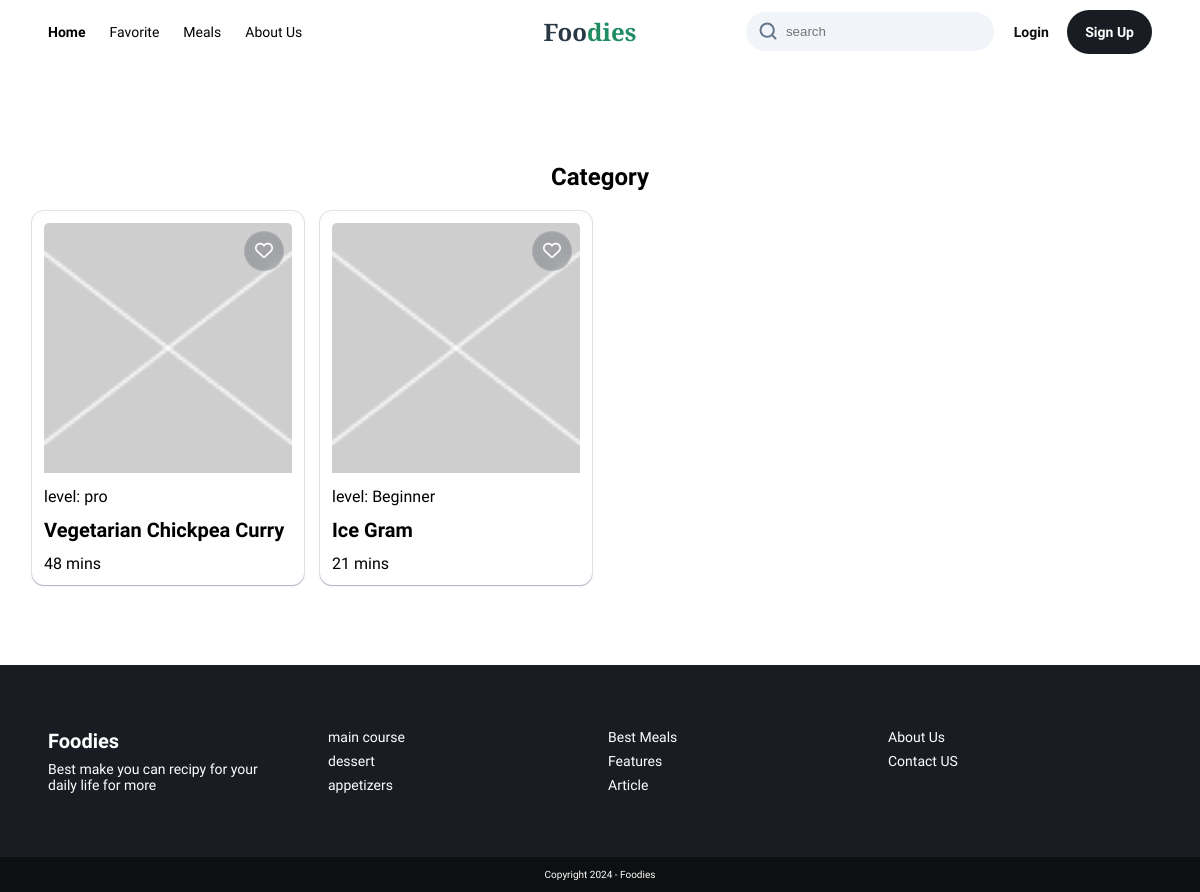
Page /6/Category on the earlier database version.
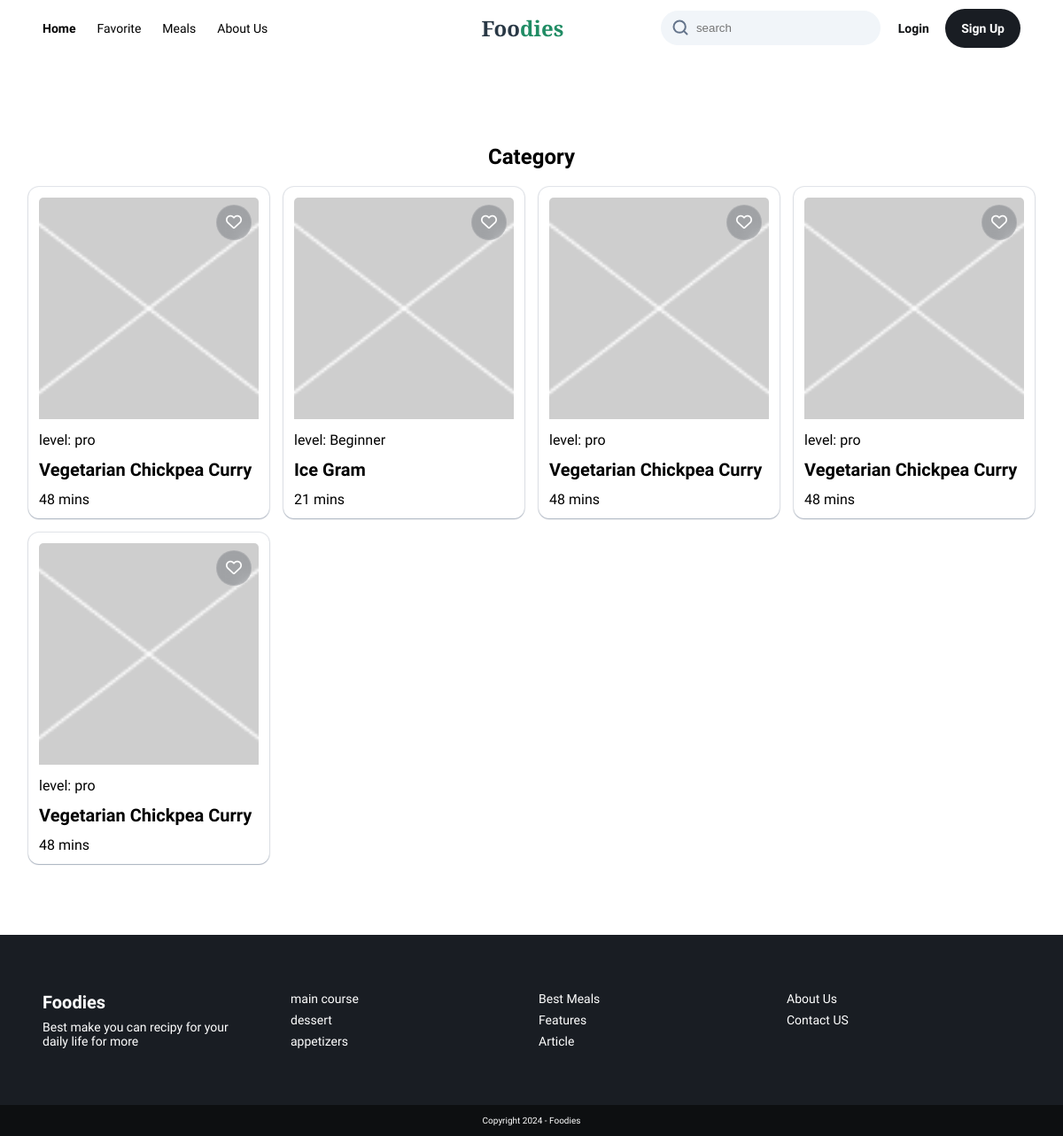
Same page on the later database version.
### recipes/models.py (models this page shows, shortened)
class Recipe(models.Model):
    id = models.AutoField(primary_key=True)
    date = models.DateField(auto_now_add=True)
    name = models.CharField(max_length=100)
    publisher = models.ForeignKey(Publisher, on_delete=models.CASCADE, related_name="PublishInfo")
    description = models.TextField(null=False, blank=False)
    duration = models.PositiveIntegerField(null=True, blank=True)
    level = models.ForeignKey(Level, on_delete=models.CASCADE, name='Level')
    category = models.ForeignKey(Category, on_delete=models.CASCADE, related_name="recipes")
    ingredients = models.ManyToManyField(Ingredient, through='RecipeIngredient', related_name='recipes')
    steps = models.TextField(null=False, blank=False)
    image_link = models.CharField(max_length=1000, default='defaultImage')

class Level(models.Model):
    name = models.CharField(max_length=100)
    def __str__(self):
        return f"level: {self.name}"

### recipes/views.py (the view)
# urls.py: path('<int:category_id>/Category', views.get_category, name="get_category"),
def get_category(request, category_id):
    bookmarks = None
    recipes = Recipe.objects.filter(category__id=category_id)
    categories_with_recipes = Category.objects.annotate(num_recipes=Count('recipes'))
    categories_with_recipes = categories_with_recipes.filter(num_recipes__gt=0)
    if request.user.is_authenticated:
        user = request.user
        bookmarks = Bookmark.objects.filter(user=user)
    return render(request, 'recipes/category.html', {
        "recipes": recipes,
        "bookmarks": bookmarks,
        'Categories': categories_with_recipes,
    })

### recipes/templatetags/divisibleby.py (called while the page is built)
@register.filter(name='divisibleby')
def divisibleby(number, divisor):
    return number % divisor == 0

### templates/recipes/category.html (shortened to what this page needs)
{% load static %}
{% load bookmark_filter %}
{% load divisibleby %}
<!DOCTYPE html>
<html lang="en">
<head>
    <link rel="stylesheet" href="{% static 'recipes/style/header.css' %}?{% now 'U' %} ">
    <link rel="stylesheet" href="{% static 'recipes/style/favorite.css' %}?{% now "U" %}"/>
</head>
<body>
<header>
    <div class="left-side hide-mobile">
        <nav class="hide-mobile">
            <ul>
                <li class="active"><a href="{% url 'index' %}">Home</a></li>
                <li><a href="{% url 'favorite' %}">Favorite</a></li>
                <li class="select-container">
                    <p class="select-paragraph">Meals</p>
                </li>
                <li><a href="{% url 'AboutUs' %}">About Us</a></li>
            </ul>
        </nav>
    </div>
    <div class="logo">
        <h1>
            <a href="{% url 'index' %}">Foo<span>dies</span></a>
        </h1>
    </div>
    <div class="right-side">
        <form class="search-field">
            <input type="search" class="input-field" placeholder="search"/>
        </form>
        <div>
            {% if request.user.is_authenticated %}
                <a href="{% url 'users:profile' %}">
                    <img src="{% static 'Assets/profile.svg' %}" alt="profile icon" width="40px" height="40px">
                </a>
            {% else %}
                <div class="hide-mobile verification-btn ">
                    <a class="loginInBtn" href="{% url 'users:login_view' %}">login</a>
                    <a class="signInBtn" href="{% url 'users:register' %}">Sign Up</a>
                </div>
            {% endif %}
        </div>
    </div>
</header>
<div class="my-recipes">
    <div class="my-recipes-wrapper">
        <div class="recipes-head">
            <div class="links">
                <p>Category</p>
            </div>
        </div>
        <div class="carts-container">
            <div class="rows">
                {% for recipe in recipes %}
                        <div class="cart">
                            <div class="cart-top">
                                {% if recipe.image_link == 'defaultImage' %}
                                    <img src="{% static 'Assets/defaultImage.png' %}" alt="Default Image">
                                {% else %}
                                    <img src="{{ recipe.image_link }}" alt="{{ recipe.name }} Image">
                                {% endif %}
                                 <form method="POST" id="form-{{ recipe.id }}" class="like-icon"
                                      action="{% url 'add_to_favorites' recipe_id=recipe.id %}">
                                    <div>
                                        {% if request.user.is_authenticated %}
                                            {% if request.user|check_bookmark:recipe.id %}
                                                <i class="fa-solid marked favorite-icon fa-heart"
                                                   id="icon-{{ recipe.id }}" recipeID="{{ recipe.id }}"></i>
                                            {% else %}
                                                <i class="fa-regular favorite-icon fa-heart" id="icon-{{ recipe.id }}"
                                                   recipeID="{{ recipe.id }}"></i>
                                            {% endif %}
                                        {% else %}
                                            <i class="fa-regular favorite-icon fa-heart" id="icon-{{ recipe.id }}"
                                               recipeID="{{ recipe.id }}"></i>
                                        {% endif %}
                                    </div>
                                </form>
                            </div>
                            <div class="cart-bottom">
                                <div class="rec-details">
                                    <p class="rec-level ">{{ recipe.Level }}</p>
                                    <h3 class="rec-name"><a style="color:black"
                                                            href="{% url 'recipe_details' recipe.id %}">{{ recipe.name }}</a>
                                    </h3>
                                </div>
                                <div class="addition-details">
                                    <p>{{ recipe.duration }} mins</p>
                                </div>
                            </div>
                        </div>
                {% empty %}
                    <h1>Empty</h1>
                {% endfor %}
            </div>
        </div>
    </div>
</div>
<footer>
    <div class="top">
        <div class="col">
            <div class="logo">
                <h1>
                    <a href="{% url 'index' %}">Foo<span>dies</span></a>
                </h1>
                <p>Best make you can recipy for your daily life for more </p>
            </div>
        </div>
        <div class="col">
            <nav>
                <ul>
                    <li><a href="#">main course</a></li>
                    <li><a href="#">dessert</a></li>
                    <li><a href="#">appetizers</a></li>
                </ul>
            </nav>
        </div>
        <div class="col">
            <nav>
                <ul>
                    <li><a href="#">Best Meals</a></li>
                    <li><a href="#">Features</a></li>
                    <li><a href="#">Article</a></li>
                </ul>
            </nav>
        </div>
        <div class="col">
            <nav>
                <ul>
                    <li><a href="#">About Us</a></li>
                    <li><a href="#">Contact US</a></li>
                </ul>
            </nav>
        </div>
    </div>
    <div class="bottom">
        <p>Copyright 2024 - Foodies</p>
    </div>
</footer>
</body>
</html>

### recipes/static/recipes/style/header.css (style rules this page uses)
* { box-sizing: border-box; padding: 0; margin: 0; }
html { font-size: 62.5%; height: 100%; font-family: "Plus Jakarta Sans", sans-serif; }
body { min-height: 100%; display: flex; flex-direction: column; }
.hide-mobile { display: none; }
ul { list-style: none; }
a { text-decoration: none; color: #293845; }
header { display: flex; align-items: center; justify-content: space-between; flex-direction: row; padding: 12px 48px; }
header div { display: flex; align-items: center; flex-direction: row; }
header .left-side { gap: 20px; display: flex; flex-direction: row; justify-content: space-between; }
header .logo { width: 40%; }
header .logo h1 { font-size: 2.4rem; }
header .logo h1 a { font-weight: 800; font-family: 'Source Serif 4', serif; }
header .logo h1 a span { color: #208C64; }
.hide-mobile, header .verification-btn { display: none; }
header nav ul { display: flex; align-items: center; gap: 24px; }
header nav ul li { font-size: 1.4rem; font-weight: 500; }
header nav ul li p { font-size: 1.4rem; }
header .right-side { display: flex; flex-direction: row; align-items: center; justify-content: flex-end; gap: 12px; width: 60%; }
header .search-field { width: 50%; position: relative; }
header .right-side .input-field { width: 100%; padding: 12px 12px 12px 40px; border: none; background-color: #F1F5F9; border-radius: 20px; }
header .search-field svg { position: absolute; left: 12px; top: 9px; width: 20px; height: 20px; }
.verification-btn { display: flex; flex-direction: row; gap: 1.6rem; }
.signInBtn, .loginInBtn { font-size: 1.4rem; font-weight: 600; text-transform: capitalize; }
.loginInBtn { color: #0D0F11; }
.signInBtn { padding: 14px 18px; color: #ffffff; background-color: #191D23; border-radius: 24px; transition: all .4s ease-in-out; margin-left: 1.6rem; }
.top ul a { font-size: 1.4rem; color: white; }
.top .logo { width: 100%; display: flex; flex-direction: column; gap: 8px; }
.top .logo h1 a { color: white; }
.top .logo p { width: 80%; font-size: 1.4rem; }
header nav.hide-mobile ul li a { transition: all .4s ease; color: black; }
header nav.hide-mobile ul li.active { font-weight: bold; }
.select-container { position: relative; transition: display .4s ease; transition-duration: 2s; }
footer { display: flex; background-color: #191D23; flex-direction: column; color: white; margin-top: auto; }
footer .top { width: 100%; padding: 64px 48px; display: grid; grid-template-columns: repeat(2, 1fr); gap: 1.6rem; }
footer .top ul { display: flex; flex-direction: column; gap: 8px; }
footer .bottom { display: flex; justify-content: center; padding: 12px 16px; background-color: #0D0F11; }
@media only screen and (min-width: 860px) { .hide-mobile, header .verification-btn { display: unset; } }
@media only screen and (min-width: 860px) { header .left-side { gap: 20px; width: 50%; } }
@media only screen and (min-width: 860px) { header .logo { width: unset; } }
@media only screen and (min-width: 860px) { header .right-side { gap: 20px; width: 50%; margin-left: 20px; } }
@media only screen and (min-width: 860px) { footer .top { grid-template-columns: repeat(4, 1fr); } }

Differences in the rows shown:
added Recipe: Level "level: pro", name "Vegetarian Chickpea Curry", duration "48"
added Recipe: Level "level: pro", name "Vegetarian Chickpea Curry", duration "48"
added Recipe: Level "level: pro", name "Vegetarian Chickpea Curry", duration "48"
